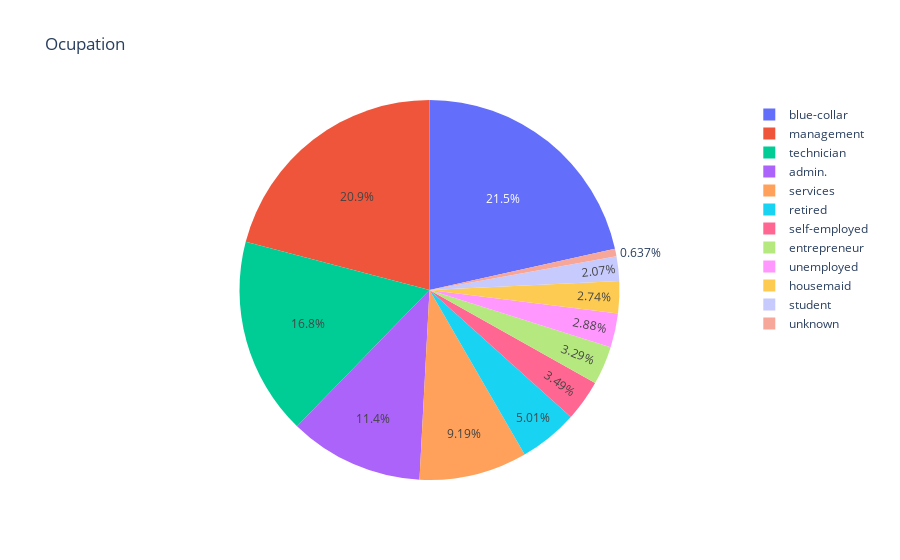

The notebook cell this image was saved under:
### Code cell
## figure 2: ocupation and education of our clients
df_job = df.groupby(['job'])['job'].count().reset_index(name='count')
fig_job = px.pie(df_job, values='count', names='job', title='Ocupation')
fig = px.pie(df_job, values='count', names='job', title='Ocupation')
fig.show()

### Figure 1 — Plotly figure (JSON) as saved in the notebook; plotly's stock layout.template omitted (floating-point values rounded to 4 significant figures)
{"data": [{"domain": {"x": [0, 1], "y": [0, 1]}, "hovertemplate": "job=%{label}<br>count=%{value}<extra></extra>", "labels": ["admin.", "blue-collar", "entrepreneur", "housemaid", "management", "retired", "self-employed", "services", "student", "technician", "unemployed", "unknown"], "legendgroup": "", "name": "", "showlegend": true, "type": "pie", "values": [5171, 9732, 1487, 1240, 9458, 2264, 1579, 4154, 938, 7597, 1303, 288]}], "layout": {"legend": {"tracegroupgap": 0}, "title": {"text": "Ocupation"}}}
